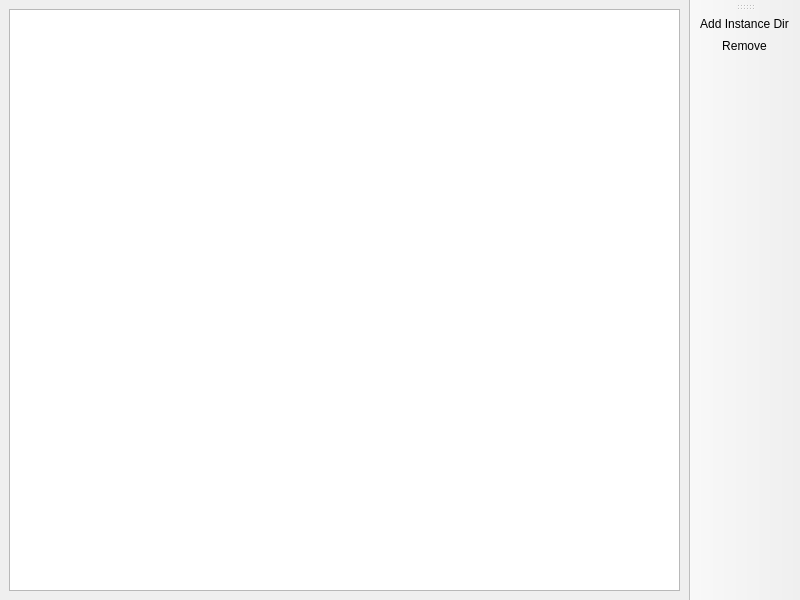
<?xml version="1.0" encoding="UTF-8"?>
<ui version="4.0">
    <class>InstancesDirListPage</class>
    <widget class="QMainWindow" name="InstancesDirListPage">
        <property name="geometry">
            <rect>
                <x>0</x>
                <y>0</y>
                <width>800</width>
                <height>600</height>
            </rect>
        </property>
        <widget class="QWidget" name="centralwidget">
            <layout class="QVBoxLayout" name="verticalLayout">
                <item>
                    <widget class="VersionListView" name="listView">
                        <property name="alternatingRowColors">
                            <bool>true</bool>
                        </property>
                        <property name="rootIsDecorated">
                            <bool>false</bool>
                        </property>
                        <property name="itemsExpandable">
                            <bool>false</bool>
                        </property>
                        <property name="allColumnsShowFocus">
                            <bool>true</bool>
                        </property>
                        <attribute name="headerStretchLastSection">
                            <bool>false</bool>
                        </attribute>
                    </widget>
                </item>
            </layout>
        </widget>
        <widget class="WideBar" name="toolBar">
            <attribute name="toolBarArea">
                <enum>RightToolBarArea</enum>
            </attribute>
            <attribute name="toolBarBreak">
                <bool>false</bool>
            </attribute>
            <addaction name="actionAddExtInst"/>
            <addaction name="actionRemove"/>
        </widget>
        <action name="actionRemove">
            <property name="text">
                <string>Remove</string>
            </property>
        </action>
        <action name="actionAddExtInst">
            <property name="text">
                <string>Add Instance Dir</string>
            </property>
        </action>
    </widget>
    <customwidgets>
        <customwidget>
            <class>VersionListView</class>
            <extends>QTreeView</extends>
            <header>ui/widgets/VersionListView.h</header>
        </customwidget>
        <customwidget>
            <class>WideBar</class>
            <extends>QToolBar</extends>
            <header>ui/widgets/WideBar.h</header>
        </customwidget>
    </customwidgets>
    <resources/>
    <connections/>
</ui>
